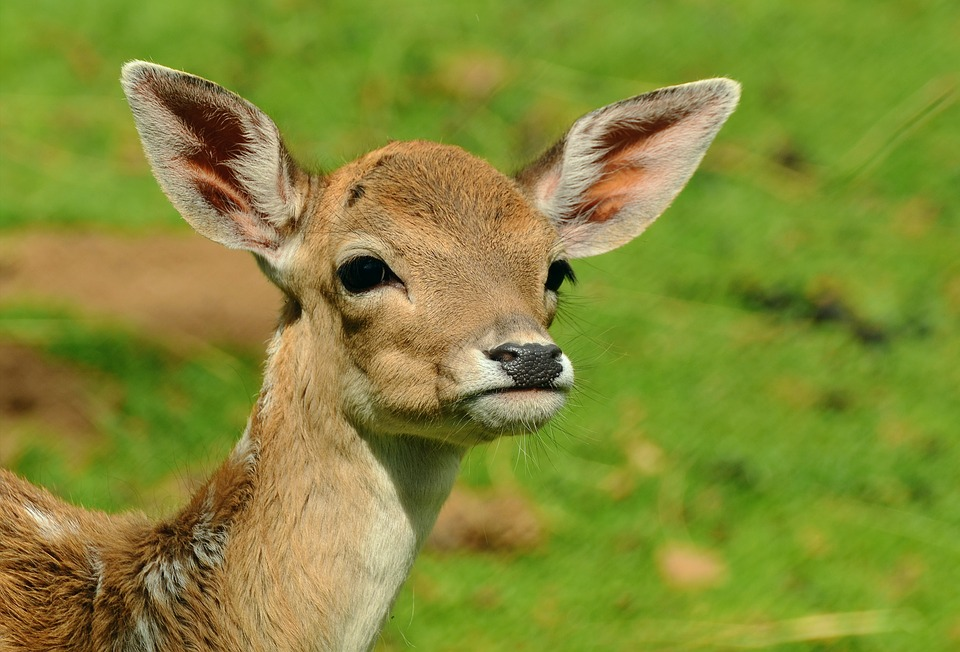
#> input picture deer.jpg, 960 x 652 px
$ python equalize.py --image deer.jpg
#> lines starting #> are read from the running program, lines starting #| are printed output that depends on the picture
from matplotlib import pyplot as plt
import argparse
import cv2
import numpy as np
ap=argparse.ArgumentParser()
ap.add_argument("-i","--image", required=True, help="Path to the image")
args=vars(ap.parse_args())
image= cv2.imread(args["image"])
#> image is the input picture: shape (652, 960, 3); mean B, G, R 53.6, 139, 132
image= cv2.cvtColor(image, cv2.COLOR_BGR2GRAY)
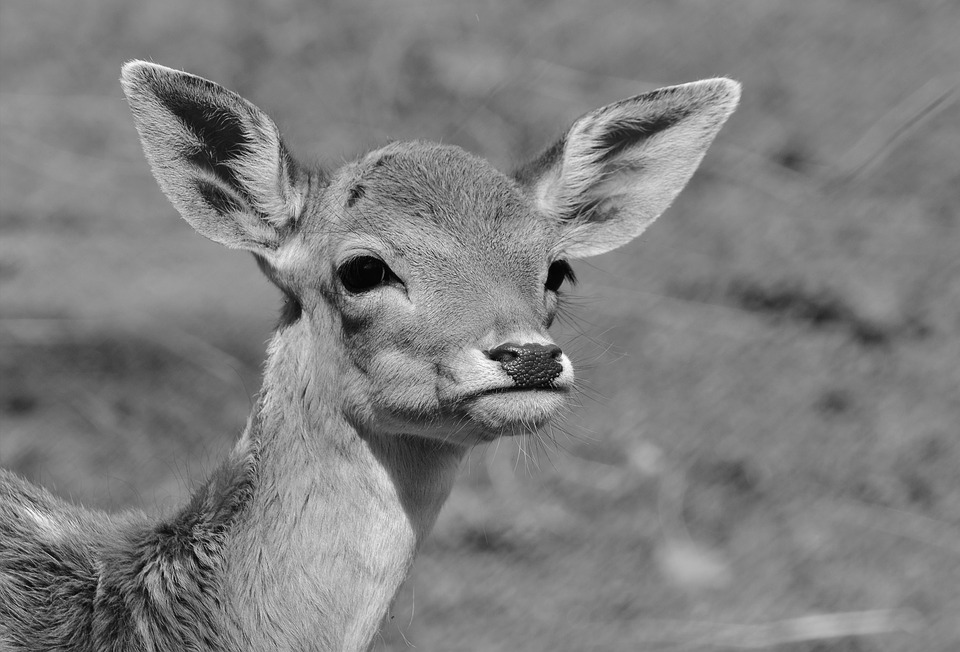
#> image: shape (652, 960); min 1, max 254, mean 127.2
eq= cv2.equalizeHist(image)
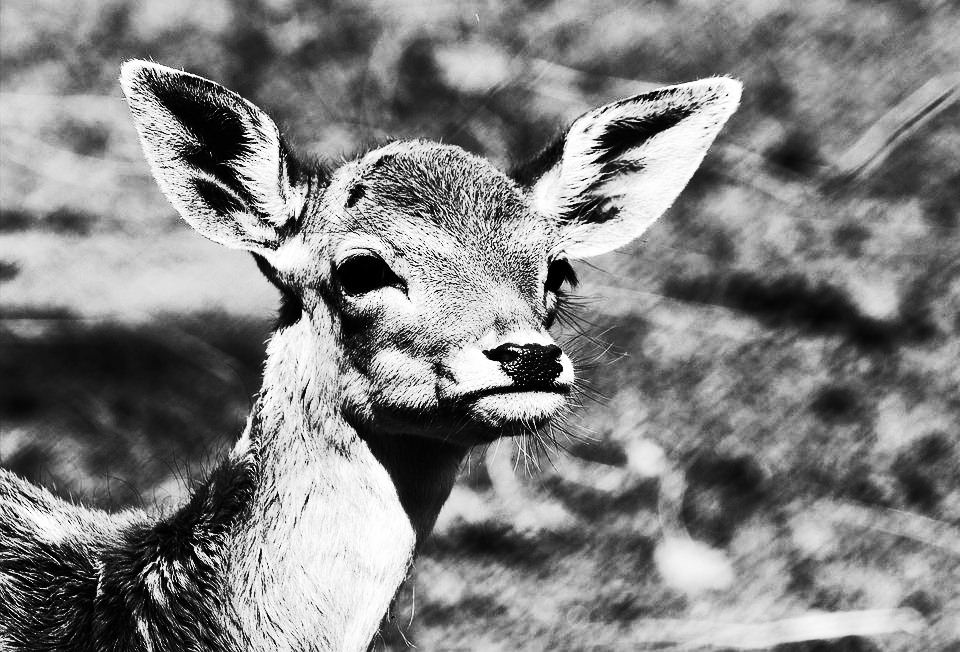
#> eq: shape (652, 960); min 0, max 255, mean 129.3

cv2.imshow("Histogram Equalization", np.hstack([image, eq]))
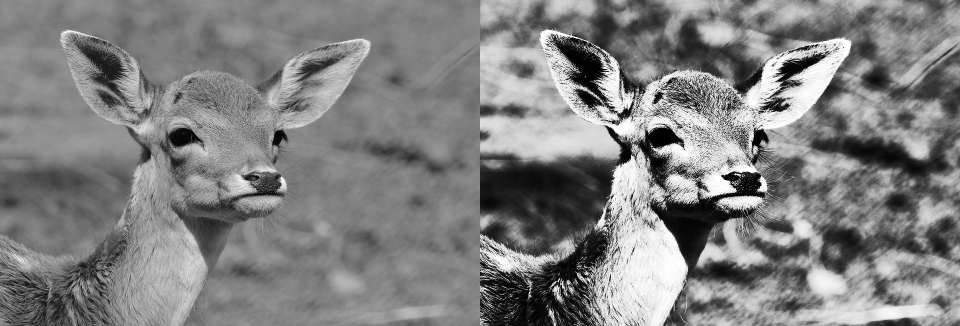
#> window 'Histogram Equalization': shape (652, 1920) (shown at 1/2 size); min 0, max 255, mean 128.2
cv2.waitKey(0)
